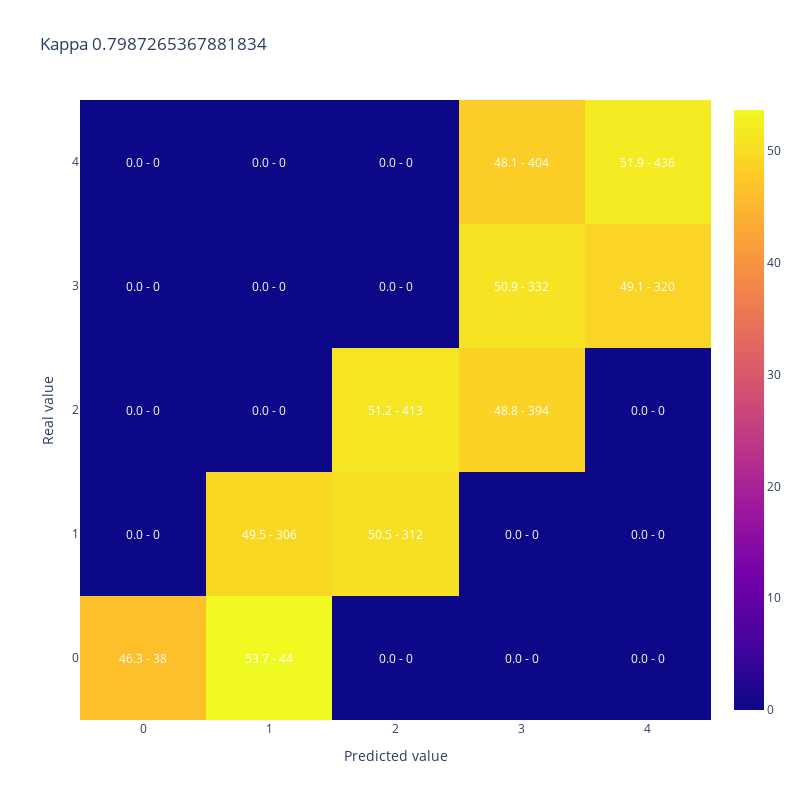

The cell this chart's notebook holds for it:
### Code cell
#A modo de ejemplo muestro kappa y matriz de confusion para 50% de aciertos donde los errores quedan cerca de la clase correcta
y_simulado_cerca = [y_test.iloc[sample] if random_list[sample]<50/100 else y_cerca[sample] for sample in range(len(y_test))]

display(plot_confusion_matrix(y_test,y_simulado_cerca, 
                              title = "Kappa " + str(cohen_kappa_score(y_test,y_simulado_cerca, weights = 'quadratic'))))

### Figure 1 — Plotly figure (JSON) as saved in the notebook; plotly's stock layout.template omitted (floating-point values rounded to 4 significant figures)
{"data": [{"type": "heatmap", "x": [0, 1, 2, 3, 4], "y": [0, 1, 2, 3, 4], "z": [[46.34, 53.66, 0.0, 0.0, 0.0], [0.0, 49.51, 50.49, 0.0, 0.0], [0.0, 0.0, 51.18, 48.82, 0.0], [0.0, 0.0, 0.0, 50.92, 49.08], [0.0, 0.0, 0.0, 48.1, 51.9]]}], "layout": {"annotations": [{"font": {"color": "white"}, "showarrow": false, "text": "46.3 - 38", "x": 0, "xref": "x", "y": 0, "yref": "y"}, {"font": {"color": "white"}, "showarrow": false, "text": "53.7 - 44", "x": 1, "xref": "x", "y": 0, "yref": "y"}, {"font": {"color": "white"}, "showarrow": false, "text": "0.0 - 0", "x": 2, "xref": "x", "y": 0, "yref": "y"}, {"font": {"color": "white"}, "showarrow": false, "text": "0.0 - 0", "x": 3, "xref": "x", "y": 0, "yref": "y"}, {"font": {"color": "white"}, "showarrow": false, "text": "0.0 - 0", "x": 4, "xref": "x", "y": 0, "yref": "y"}, {"font": {"color": "white"}, "showarrow": false, "text": "0.0 - 0", "x": 0, "xref": "x", "y": 1, "yref": "y"}, {"font": {"color": "white"}, "showarrow": false, "text": "49.5 - 306", "x": 1, "xref": "x", "y": 1, "yref": "y"}, {"font": {"color": "white"}, "showarrow": false, "text": "50.5 - 312", "x": 2, "xref": "x", "y": 1, "yref": "y"}, {"font": {"color": "white"}, "showarrow": false, "text": "0.0 - 0", "x": 3, "xref": "x", "y": 1, "yref": "y"}, {"font": {"color": "white"}, "showarrow": false, "text": "0.0 - 0", "x": 4, "xref": "x", "y": 1, "yref": "y"}, {"font": {"color": "white"}, "showarrow": false, "text": "0.0 - 0", "x": 0, "xref": "x", "y": 2, "yref": "y"}, {"font": {"color": "white"}, "showarrow": false, "text": "0.0 - 0", "x": 1, "xref": "x", "y": 2, "yref": "y"}, {"font": {"color": "white"}, "showarrow": false, "text": "51.2 - 413", "x": 2, "xref": "x", "y": 2, "yref": "y"}, {"font": {"color": "white"}, "showarrow": false, "text": "48.8 - 394", "x": 3, "xref": "x", "y": 2, "yref": "y"}, {"font": {"color": "white"}, "showarrow": false, "text": "0.0 - 0", "x": 4, "xref": "x", "y": 2, "yref": "y"}, {"font": {"color": "white"}, "showarrow": false, "text": "0.0 - 0", "x": 0, "xref": "x", "y": 3, "yref": "y"}, {"font": {"color": "white"}, "showarrow": false, "text": "0.0 - 0", "x": 1, "xref": "x", "y": 3, "yref": "y"}, {"font": {"color": "white"}, "showarrow": false, "text": "0.0 - 0", "x": 2, "xref": "x", "y": 3, "yref": "y"}, {"font": {"color": "white"}, "showarrow": false, "text": "50.9 - 332", "x": 3, "xref": "x", "y": 3, "yref": "y"}, {"font": {"color": "white"}, "showarrow": false, "text": "49.1 - 320", "x": 4, "xref": "x", "y": 3, "yref": "y"}, {"font": {"color": "white"}, "showarrow": false, "text": "0.0 - 0", "x": 0, "xref": "x", "y": 4, "yref": "y"}, {"font": {"color": "white"}, "showarrow": false, "text": "0.0 - 0", "x": 1, "xref": "x", "y": 4, "yref": "y"}, {"font": {"color": "white"}, "showarrow": false, "text": "0.0 - 0", "x": 2, "xref": "x", "y": 4, "yref": "y"}, {"font": {"color": "white"}, "showarrow": false, "text": "48.1 - 404", "x": 3, "xref": "x", "y": 4, "yref": "y"}, {"font": {"color": "white"}, "showarrow": false, "text": "51.9 - 436", "x": 4, "xref": "x", "y": 4, "yref": "y"}], "height": 800, "title": {"text": "Kappa 0.7987265367881834"}, "width": 800, "xaxis": {"title": {"text": "Predicted value"}}, "yaxis": {"title": {"text": "Real value"}}}}
